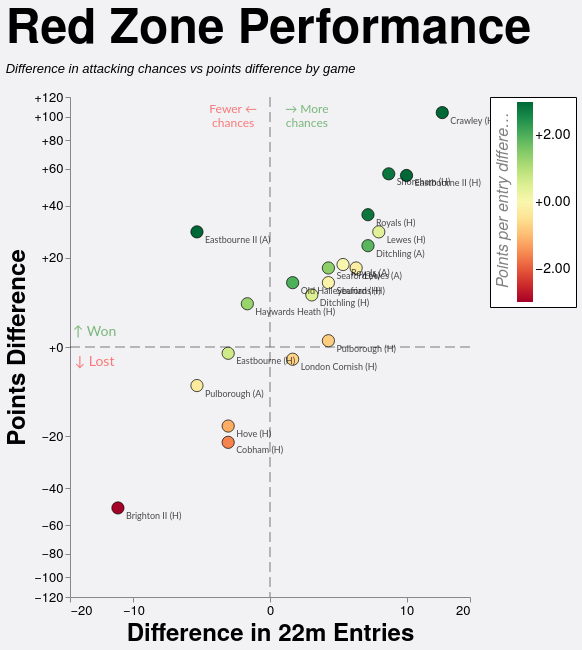

Write a Vega-Lite specification for this figure.
### Vega-Lite specification from a JSON file in a GitHub repository (floating-point values rounded to 4 significant figures)
{"config": {"axis": {"labelFont": "PT Sans Narrow, Helvetica Neue, Helvetica, Arial, sans-serif", "titleFont": "PT Sans Narrow, Helvetica Neue, Helvetica, Arial, sans-serif", "labelFontSize": 13, "titleFontSize": 24, "gridColor": "#202947", "gridOpacity": 0.2, "zindex": 1}, "text": {"font": "Lato, sans-serif"}, "bar": {"cornerRadiusEnd": 5}, "header": {"labelFont": "PT Sans Narrow, Helvetica Neue, Helvetica, Arial, sans-serif", "titleFont": "PT Sans Narrow, Helvetica Neue, Helvetica, Arial, sans-serif", "labelFontSize": 24, "titleFontSize": 28, "labelFontWeight": "bold", "orient": "left"}, "legend": {"labelFont": "PT Sans Narrow, Helvetica Neue, Helvetica, Arial, sans-serif", "titleFont": "PT Sans Narrow, Helvetica Neue, Helvetica, Arial, sans-serif", "labelFontSize": 14, "titleFontSize": 16, "titlePadding": 5, "fillColor": "white", "strokeColor": "black", "padding": 10, "titleFontWeight": "lighter", "titleFontStyle": "italic", "titleColor": "gray", "offset": 10}, "title": {"font": "PT Sans Narrow, Helvetica Neue, Helvetica, Arial, sans-serif", "fontSize": 48, "fontWeight": "bold", "anchor": "start", "align": "center", "titlePadding": 20, "subtitlePadding": 10, "subtitleFontSize": 13, "subtitleColor": "", "subtitleFontStyle": "italic", "offset": 15, "color": "black"}, "axisX": {"labelAngle": 0}, "facet": {"title": null, "header": null, "align": {"row": "each", "column": "each"}}, "resolve": {"scale": {"y": "independent", "facet": "independent"}}, "background": "#f2f1f4", "scale": {"offsetBandPaddingOuter": 0.2, "offsetBandPaddingInner": 0.1}, "view": {"stroke": null, "background": "transparent"}}, "layer": [{"data": {"name": "data-d285a7403ed98ae579761d64a864032b"}, "mark": {"type": "rule", "color": "black", "opacity": 0.5, "strokeDash": [10, 5], "strokeWidth": 1}, "encoding": {"x": {"field": "x", "type": "quantitative"}}}, {"data": {"name": "data-a0a55d106695e8d630baff0f16eee66d"}, "mark": {"type": "rule", "color": "black", "opacity": 0.5, "strokeDash": [10, 5], "strokeWidth": 1}, "encoding": {"y": {"field": "y", "type": "quantitative"}}}, {"data": {"name": "data-2764ba2f53b76231d10d455df877de9e"}, "mark": {"type": "circle", "fillOpacity": 1.0, "size": 150, "stroke": "black", "strokeOpacity": 0.7, "strokeWidth": 1}, "encoding": {"color": {"field": "pp22_diff", "legend": {"direction": "vertical", "format": "+.2f", "offset": 20, "orient": "right", "padding": 5, "title": "Points per entry difference", "titleOrient": "left"}, "scale": {"clamp": true, "domain": [-3, 3], "scheme": "redyellowgreen", "zero": true}, "type": "quantitative"}, "tooltip": [{"field": "label", "title": "Game", "type": "nominal"}, {"field": "score", "title": "Score", "type": "nominal"}, {"field": "PD", "format": "+d", "title": "Points Difference", "type": "quantitative"}, {"field": "entries_22m_EGRFC", "title": "EG 22m Entries", "type": "quantitative"}, {"field": "entries_22m_Opposition", "title": "Opp 22m Entries", "type": "quantitative"}, {"field": "points_per_entry_EGRFC", "format": ".2f", "title": "EG pts per entry", "type": "quantitative"}, {"field": "points_per_entry_Opposition", "format": ".2f", "title": "Opp pts per entry", "type": "quantitative"}, {"field": "pp22_diff", "format": "+.2f", "title": "Points per Entry Diff", "type": "quantitative"}, {"field": "tries_EGRFC", "title": "EG tries", "type": "quantitative"}, {"field": "tries_Opposition", "title": "Opp tries", "type": "quantitative"}, {"field": "tries_per_entry_EGRFC", "format": ".0%", "title": "EG tries per entry", "type": "quantitative"}, {"field": "tries_per_entry_Opposition", "format": ".0%", "title": "Opp tries per entry", "type": "quantitative"}, {"field": "tp22_diff", "format": "+.2f", "title": "Tries per Entry Diff", "type": "quantitative"}], "x": {"axis": {"grid": false, "tickCount": 5}, "field": "entries_diff", "scale": {"constant": 5, "domain": [-17.25, 17.25], "nice": true, "type": "symlog"}, "title": "Difference in 22m Entries", "type": "quantitative"}, "y": {"axis": {"format": "+d", "grid": false, "tickCount": 8}, "field": "PD", "scale": {"constant": 20, "domain": [-119.6, 119.6], "nice": true, "type": "symlog"}, "title": "Points Difference", "type": "quantitative"}}, "transform": [{"filter": "(rzSquad == 'All' || datum.squad == rzSquad) && (rzSeason == 'All' || datum.season == rzSeason) && (rzGameType == 'All' || (rzGameType == 'League + Cup' && (datum.game_type == 'League' || datum.game_type == 'Cup')) || (rzGameType == 'League only' && datum.game_type == 'League') || datum.game_type == rzGameType)"}]}, {"data": {"name": "data-2764ba2f53b76231d10d455df877de9e"}, "mark": {"type": "text", "align": "left", "baseline": "middle", "dx": 8, "dy": 8, "fontSize": 9, "opacity": 0.7}, "encoding": {"text": {"field": "label", "type": "nominal"}, "x": {"field": "entries_diff", "type": "quantitative"}, "y": {"field": "PD", "type": "quantitative"}}, "transform": [{"filter": "(rzSquad == 'All' || datum.squad == rzSquad) && (rzSeason == 'All' || datum.season == rzSeason) && (rzGameType == 'All' || (rzGameType == 'League + Cup' && (datum.game_type == 'League' || datum.game_type == 'Cup')) || (rzGameType == 'League only' && datum.game_type == 'League') || datum.game_type == rzGameType)"}]}, {"data": {"name": "data-ff5b891c7f52bc2a6c266740aed4d223"}, "mark": {"type": "text", "align": "center", "baseline": "middle", "fontSize": 14, "opacity": 0.5}, "encoding": {"color": {"condition": {"test": "(datum.y > 0)", "value": "green"}, "value": "red"}, "text": {"field": "label", "type": "nominal"}, "x": {"field": "x", "type": "quantitative"}, "y": {"field": "y", "type": "quantitative"}}}, {"data": {"name": "data-70cf91c935554955754b7ae78ce9e14e"}, "mark": {"type": "text", "align": "center", "baseline": "middle", "fontSize": 12, "opacity": 0.5}, "encoding": {"color": {"condition": {"test": "(datum.x > 0)", "value": "green"}, "value": "red"}, "text": {"field": "label", "type": "nominal"}, "x": {"field": "x", "type": "quantitative"}, "y": {"field": "y", "type": "quantitative"}}}], "height": 500, "params": [{"name": "rzSquad", "value": "All"}, {"name": "rzSeason", "value": "All"}, {"name": "rzGameType", "value": "All"}], "resolve": {"scale": {"color": "independent", "x": "shared", "y": "shared"}}, "title": {"text": "Red Zone Performance", "subtitle": ["Difference in attacking chances vs points difference by game"]}, "width": 400, "$schema": "https://vega.github.io/schema/vega-lite/v5.20.1.json", "datasets": {"data-d285a7403ed98ae579761d64a864032b": [{"x": 0}], "data-a0a55d106695e8d630baff0f16eee66d": [{"y": 0}], "data-2764ba2f53b76231d10d455df877de9e": [{"game_id": "2024-09-07_1st_London_Cornish", "date": "2024-09-07T00:00:00", "season": "2024/25", "game_type": "League", "label": "London Cornish (H)", "score": "16 - 18", "entries_22m_EGRFC": 7.0, "entries_22m_Opposition": 6.0, "points_EGRFC": 16.0, "points_Opposition": 18.0, "points_per_entry_EGRFC": 2.3, "points_per_entry_Opposition": 3.0, "tries_EGRFC": 2.0, "tries_Opposition": 2.0, "tries_per_entry_EGRFC": 0.2857, "tries_per_entry_Opposition": 0.3333, "PD": -2.0, "entries_diff": 1.0, "pp22_diff": -0.7, "tp22_diff": -0.04762}, {"game_id": "2024-12-14_1st_Old_Haileyburians", "date": "2024-12-14T00:00:00", "season": "2024/25", "game_type": "League", "label": "Old Haileyburians (H)", "score": "18 - 5", "entries_22m_EGRFC": 6.0, "entries_22m_Opposition": 5.0, "points_EGRFC": 18.0, "points_Opposition": 5.0, "points_per_entry_EGRFC": 3.0, "points_per_entry_Opposition": 1.0, "tries_EGRFC": 2.0, "tries_Opposition": 1.0, "tries_per_entry_EGRFC": 0.3333, "tries_per_entry_Opposition": 0.2, "PD": 13.0, "entries_diff": 1.0, "pp22_diff": 2.0, "tp22_diff": 0.1333}, {"game_id": "2025-02-15_1st_Eastbourne", "date": "2025-02-15T00:00:00", "season": "2024/25", "game_type": "League", "label": "Eastbourne (H)", "score": "14 - 15", "entries_22m_EGRFC": 5.0, "entries_22m_Opposition": 7.0, "points_EGRFC": 14.0, "points_Opposition": 15.0, "points_per_entry_EGRFC": 2.8, "points_per_entry_Opposition": 2.1, "tries_EGRFC": 2.0, "tries_Opposition": 2.0, "tries_per_entry_EGRFC": 0.4, "tries_per_entry_Opposition": 0.2857, "PD": -1.0, "entries_diff": -2.0, "pp22_diff": 0.7, "tp22_diff": 0.1143}, {"game_id": "2025-03-22_1st_Cobham", "date": "2025-03-22T00:00:00", "season": "2024/25", "game_type": "League", "label": "Cobham (H)", "score": "21 - 43", "entries_22m_EGRFC": 9.0, "entries_22m_Opposition": 11.0, "points_EGRFC": 21.0, "points_Opposition": 43.0, "points_per_entry_EGRFC": 2.3, "points_per_entry_Opposition": 3.9, "tries_EGRFC": 3.0, "tries_Opposition": 7.0, "tries_per_entry_EGRFC": 0.3333, "tries_per_entry_Opposition": 0.6364, "PD": -22.0, "entries_diff": -2.0, "pp22_diff": -1.6, "tp22_diff": -0.303}, {"game_id": "2025-04-12_1st_Haywards_Heath", "date": "2025-04-12T00:00:00", "season": "2024/25", "game_type": "Cup", "label": "Haywards Heath (H)", "score": "45 - 38", "entries_22m_EGRFC": 9.0, "entries_22m_Opposition": 10.0, "points_EGRFC": 45.0, "points_Opposition": 37.0, "points_per_entry_EGRFC": 5.0, "points_per_entry_Opposition": 3.7, "tries_EGRFC": 6.0, "tries_Opposition": 6.0, "tries_per_entry_EGRFC": 0.6667, "tries_per_entry_Opposition": 0.6, "PD": 8.0, "entries_diff": -1.0, "pp22_diff": 1.3, "tp22_diff": 0.06667}, {"game_id": "2025-10-04_1st_Seaford", "date": "2025-10-04T00:00:00", "season": "2025/26", "game_type": "League", "label": "Seaford (A)", "score": "27 - 10", "entries_22m_EGRFC": 8.0, "entries_22m_Opposition": 5.0, "points_EGRFC": 27.0, "points_Opposition": 10.0, "points_per_entry_EGRFC": 3.4, "points_per_entry_Opposition": 2.0, "tries_EGRFC": 4.0, "tries_Opposition": 2.0, "tries_per_entry_EGRFC": 0.5, "tries_per_entry_Opposition": 0.4, "PD": 17.0, "entries_diff": 3.0, "pp22_diff": 1.4, "tp22_diff": 0.1}, {"game_id": "2025-10-11_1st_Shoreham", "date": "2025-10-11T00:00:00", "season": "2025/26", "game_type": "League", "label": "Shoreham (H)", "score": "69 - 12", "entries_22m_EGRFC": 12.0, "entries_22m_Opposition": 4.0, "points_EGRFC": 69.0, "points_Opposition": 12.0, "points_per_entry_EGRFC": 5.8, "points_per_entry_Opposition": 3.0, "tries_EGRFC": 11.0, "tries_Opposition": 2.0, "tries_per_entry_EGRFC": 0.9167, "tries_per_entry_Opposition": 0.5, "PD": 57.0, "entries_diff": 8.0, "pp22_diff": 2.8, "tp22_diff": 0.4167}, {"game_id": "2025-11-08_1st_Lewes", "date": "2025-11-08T00:00:00", "season": "2025/26", "game_type": "League", "label": "Lewes (H)", "score": "43 - 14", "entries_22m_EGRFC": 11.0, "entries_22m_Opposition": 4.0, "points_EGRFC": 43.0, "points_Opposition": 14.0, "points_per_entry_EGRFC": 3.9, "points_per_entry_Opposition": 3.5, "tries_EGRFC": 7.0, "tries_Opposition": 2.0, "tries_per_entry_EGRFC": 0.6364, "tries_per_entry_Opposition": 0.5, "PD": 29.0, "entries_diff": 7.0, "pp22_diff": 0.4, "tp22_diff": 0.1364}, {"game_id": "2025-11-15_1st_Hove", "date": "2025-11-15T00:00:00", "season": "2025/26", "game_type": "Cup", "label": "Hove (H)", "score": "15 - 32", "entries_22m_EGRFC": 10.0, "entries_22m_Opposition": 12.0, "points_EGRFC": 15.0, "points_Opposition": 32.0, "points_per_entry_EGRFC": 1.5, "points_per_entry_Opposition": 2.7, "tries_EGRFC": 2.0, "tries_Opposition": 5.0, "tries_per_entry_EGRFC": 0.2, "tries_per_entry_Opposition": 0.4167, "PD": -17.0, "entries_diff": -2.0, "pp22_diff": -1.2, "tp22_diff": -0.2167}, {"game_id": "2025-11-22_1st_Pulborough", "date": "2025-11-22T00:00:00", "season": "2025/26", "game_type": "League", "label": "Pulborough (A)", "score": "5 - 12", "entries_22m_EGRFC": 5.0, "entries_22m_Opposition": 9.0, "points_EGRFC": 5.0, "points_Opposition": 12.0, "points_per_entry_EGRFC": 1.0, "points_per_entry_Opposition": 1.3, "tries_EGRFC": 1.0, "tries_Opposition": 2.0, "tries_per_entry_EGRFC": 0.2, "tries_per_entry_Opposition": 0.2222, "PD": -7.0, "entries_diff": -4.0, "pp22_diff": -0.3, "tp22_diff": -0.02222}, {"game_id": "2025-11-29_1st_Eastbourne", "date": "2025-11-29T00:00:00", "season": "2025/26", "game_type": "League", "label": "Eastbourne II (H)", "score": "56 - 0", "entries_22m_EGRFC": 13.0, "entries_22m_Opposition": 3.0, "points_EGRFC": 56.0, "points_Opposition": 0.0, "points_per_entry_EGRFC": 4.3, "points_per_entry_Opposition": 0.0, "tries_EGRFC": 10.0, "tries_Opposition": 0.0, "tries_per_entry_EGRFC": 0.7692, "tries_per_entry_Opposition": 0.0, "PD": 56.0, "entries_diff": 10.0, "pp22_diff": 4.3, "tp22_diff": 0.7692}, {"game_id": "2025-12-20_1st_Ditchling", "date": "2025-12-20T00:00:00", "season": "2025/26", "game_type": "League", "label": "Ditchling (H)", "score": "29 - 19", "entries_22m_EGRFC": 11.0, "entries_22m_Opposition": 9.0, "points_EGRFC": 29.0, "points_Opposition": 19.0, "points_per_entry_EGRFC": 2.6, "points_per_entry_Opposition": 2.1, "tries_EGRFC": 5.0, "tries_Opposition": 3.0, "tries_per_entry_EGRFC": 0.4545, "tries_per_entry_Opposition": 0.3333, "PD": 10.0, "entries_diff": 2.0, "pp22_diff": 0.5, "tp22_diff": 0.1212}, {"game_id": "2026-01-10_1st_Royals", "date": "2026-01-10T00:00:00", "season": "2025/26", "game_type": "League", "label": "Royals (H)", "score": "49 - 5", "entries_22m_EGRFC": 10.0, "entries_22m_Opposition": 4.0, "points_EGRFC": 41.0, "points_Opposition": 5.0, "points_per_entry_EGRFC": 4.1, "points_per_entry_Opposition": 1.3, "tries_EGRFC": 7.0, "tries_Opposition": 1.0, "tries_per_entry_EGRFC": 0.7, "tries_per_entry_Opposition": 0.25, "PD": 36.0, "entries_diff": 6.0, "pp22_diff": 2.8, "tp22_diff": 0.45}, {"game_id": "2026-01-24_1st_Brighton", "date": "2026-01-24T00:00:00", "season": "2025/26", "game_type": "League", "label": "Brighton II (H)", "score": "0 - 50", "entries_22m_EGRFC": 3.0, "entries_22m_Opposition": 15.0, "points_EGRFC": 0.0, "points_Opposition": 50.0, "points_per_entry_EGRFC": 0.0, "points_per_entry_Opposition": 3.3, "tries_EGRFC": 0.0, "tries_Opposition": 8.0, "tries_per_entry_EGRFC": 0.0, "tries_per_entry_Opposition": 0.5333, "PD": -50.0, "entries_diff": -12.0, "pp22_diff": -3.3, "tp22_diff": -0.5333}, {"game_id": "2026-02-14_1st_Lewes", "date": "2026-02-14T00:00:00", "season": "2025/26", "game_type": "League", "label": "Lewes (A)", "score": "39 - 21", "entries_22m_EGRFC": 11.0, "entries_22m_Opposition": 6.0, "points_EGRFC": 39.0, "points_Opposition": 22.0, "points_per_entry_EGRFC": 3.5, "points_per_entry_Opposition": 3.7, "tries_EGRFC": 6.0, "tries_Opposition": 3.0, "tries_per_entry_EGRFC": 0.5455, "tries_per_entry_Opposition": 0.5, "PD": 17.0, "entries_diff": 5.0, "pp22_diff": -0.2, "tp22_diff": 0.04545}, {"game_id": "2026-02-28_1st_Pulborough", "date": "2026-02-28T00:00:00", "season": "2025/26", "game_type": "League", "label": "Pulborough (H)", "score": "14 - 13", "entries_22m_EGRFC": 8.0, "entries_22m_Opposition": 5.0, "points_EGRFC": 14.0, "points_Opposition": 13.0, "points_per_entry_EGRFC": 1.8, "points_per_entry_Opposition": 2.6, "tries_EGRFC": 1.0, "tries_Opposition": 2.0, "tries_per_entry_EGRFC": 0.125, "tries_per_entry_Opposition": 0.4, "PD": 1.0, "entries_diff": 3.0, "pp22_diff": -0.8, "tp22_diff": -0.275}, {"game_id": "2026-03-07_1st_Eastbourne", "date": "2026-03-07T00:00:00", "season": "2025/26", "game_type": "League", "label": "Eastbourne II (A)", "score": "29 - 0", "entries_22m_EGRFC": 6.0, "entries_22m_Opposition": 10.0, "points_EGRFC": 29.0, "points_Opposition": 0.0, "points_per_entry_EGRFC": 4.8, "points_per_entry_Opposition": 0.0, "tries_EGRFC": 5.0, "tries_Opposition": 0.0, "tries_per_entry_EGRFC": 0.8333, "tries_per_entry_Opposition": 0.0, "PD": 29.0, "entries_diff": -4.0, "pp22_diff": 4.8, "tp22_diff": 0.8333}, {"game_id": "2026-03-21_1st_Crawley", "date": "2026-03-21T00:00:00", "season": "2025/26", "game_type": "League", "label": "Crawley (H)", "score": "118 - 14", "entries_22m_EGRFC": 20.0, "entries_22m_Opposition": 5.0, "points_EGRFC": 118.0, "points_Opposition": 14.0, "points_per_entry_EGRFC": 5.9, "points_per_entry_Opposition": 2.8, "tries_EGRFC": 18.0, "tries_Opposition": 2.0, "tries_per_entry_EGRFC": 0.9, "tries_per_entry_Opposition": 0.4, "PD": 104.0, "entries_diff": 15.0, "pp22_diff": 3.1, "tp22_diff": 0.5}, {"game_id": "2026-03-28_1st_Ditchling", "date": "2026-03-28T00:00:00", "season": "2025/26", "game_type": "League", "label": "Ditchling (A)", "score": "27 - 3", "entries_22m_EGRFC": 11.0, "entries_22m_Opposition": 5.0, "points_EGRFC": 27.0, "points_Opposition": 3.0, "points_per_entry_EGRFC": 2.5, "points_per_entry_Opposition": 0.6, "tries_EGRFC": 4.0, "tries_Opposition": 0.0, "tries_per_entry_EGRFC": 0.3636, "tries_per_entry_Opposition": 0.0, "PD": 24.0, "entries_diff": 6.0, "pp22_diff": 1.9, "tp22_diff": 0.3636}, {"game_id": "2026-04-11_1st_Royals", "date": "2026-04-11T00:00:00", "season": "2025/26", "game_type": "League", "label": "Royals (A)", "score": "45 - 27", "entries_22m_EGRFC": 10.0, "entries_22m_Opposition": 6.0, "points_EGRFC": 45.0, "points_Opposition": 27.0, "points_per_entry_EGRFC": 4.5, "points_per_entry_Opposition": 4.5, "tries_EGRFC": 7.0, "tries_Opposition": 4.0, "tries_per_entry_EGRFC": 0.7, "tries_per_entry_Opposition": 0.6667, "PD": 18.0, "entries_diff": 4.0, "pp22_diff": 0.0, "tp22_diff": 0.03333}, {"game_id": "2026-04-18_1st_Seaford", "date": "2026-04-18T00:00:00", "season": "2025/26", "game_type": "League", "label": "Seaford (H)", "score": "40 - 27", "entries_22m_EGRFC": 9.0, "entries_22m_Opposition": 6.0, "points_EGRFC": 40.0, "points_Opposition": 27.0, "points_per_entry_EGRFC": 4.4, "points_per_entry_Opposition": 4.5, "tries_EGRFC": 6.0, "tries_Opposition": 5.0, "tries_per_entry_EGRFC": 0.6667, "tries_per_entry_Opposition": 0.8333, "PD": 13.0, "entries_diff": 3.0, "pp22_diff": -0.1, "tp22_diff": -0.1667}], "data-ff5b891c7f52bc2a6c266740aed4d223": [{"x": -15.53, "y": 2.392, "label": "↑ Won"}, {"x": -15.53, "y": -2.392, "label": "↓ Lost"}], "data-70cf91c935554955754b7ae78ce9e14e": [{"x": 1.725, "y": 107.6, "label": ["→ More", "chances"]}, {"x": -1.725, "y": 107.6, "label": ["Fewer ←", "chances"]}]}}
